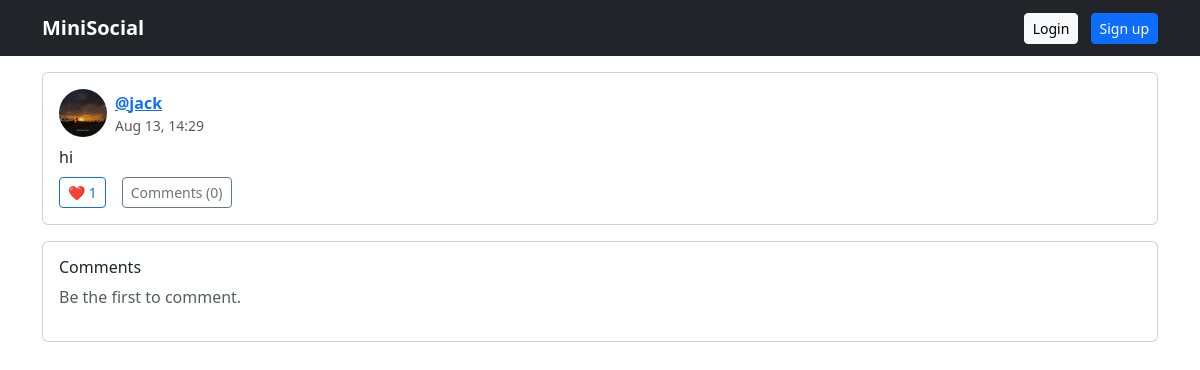
The app's page /post/1/ with its own data.
### network/models.py (models this page shows, shortened)
class Post(models.Model):
    author = models.ForeignKey(User, on_delete=models.CASCADE, related_name='posts')
    content = models.TextField(max_length=1000)
    image = models.ImageField(upload_to='posts', blank=True, null=True)
    created = models.DateTimeField(default=timezone.now)
    class Meta:
        ordering = ['-created']
    def get_absolute_url(self):
        return reverse('post_detail', args=[self.pk])

class Profile(models.Model):
    user = models.OneToOneField(User, on_delete=models.CASCADE, related_name='profile')
    bio = models.CharField(max_length=160, blank=True)
    avatar = models.ImageField(upload_to=user_avatar_path, blank=True, null=True)

### network/views.py (the view)
# urls.py: path('post/<int:pk>/', views.post_detail, name='post_detail'),
def post_detail(request, pk):
    post = get_object_or_404(Post.objects.select_related('author'), pk=pk)
    comments = post.comments.select_related('author')
    cform = CommentForm()
    return render(request, 'network/post_detail.html', {'post': post, 'comments': comments, 'cform': cform})

### network/templates/network/post_detail.html (shortened to what this page needs)
{% extends 'base.html' %}
{% block content %}
{% include 'network/partials/post_card.html' with post=post %}
<div class="card">
  <div class="card-body">
    <h6>Comments</h6>
    {% for c in comments %}
      <div class="mb-2"><strong>@{{ c.author.username }}</strong>: {{ c.text }}</div>
    {% empty %}
      <p class="text-muted">Be the first to comment.</p>
    {% endfor %}
  </div>
</div>
{% endblock %}

### network/templates/network/partials/post_card.html (shortened to what this page needs)
{% load static %}
<div class="card mb-3 post-card" data-post-id="{{ post.id }}">
  <div class="card-body">
    <div class="d-flex align-items-center mb-2">
      {% if post.author.profile.avatar %}
          <img class="avatar me-2" src="{{ post.author.profile.avatar.url }}" alt="avatar">
      {% else %}
          <img class="avatar me-2" src="{% static 'network/img/default-avatar.png' %}" alt="avatar">
      {% endif %}
      <div>
        <a href="{% url 'profile' post.author.username %}" class="fw-semibold">@{{ post.author.username }}</a>
        <div class="small text-muted">{{ post.created|date:"M j, H:i" }}</div>
      </div>
    </div>
    <p class="mb-2">{{ post.content }}</p>
    <div class="d-flex align-items-center gap-3">
      <button class="btn btn-sm btn-outline-primary like-btn" data-url="{% url 'like_toggle' post.pk %}">
        ❤️ <span class="like-count">{{ post.likes.count }}</span>
      </button>
      <a class="btn btn-sm btn-outline-secondary" href="{{ post.get_absolute_url }}">Comments ({{ post.comments.count }})</a>
    </div>
  </div>
</div>

### static/network/css/styles.css (style rules this page uses)
.avatar { width:48px;height:48px;border-radius:50%;object-fit:cover }
.post-card img { max-height:480px;object-fit:cover }

### records on screen
Post: author.profile.avatar (picture), author.username "jack", created "Aug 13, 14:29", content "hi", likes.count "1", comments.count "0"
